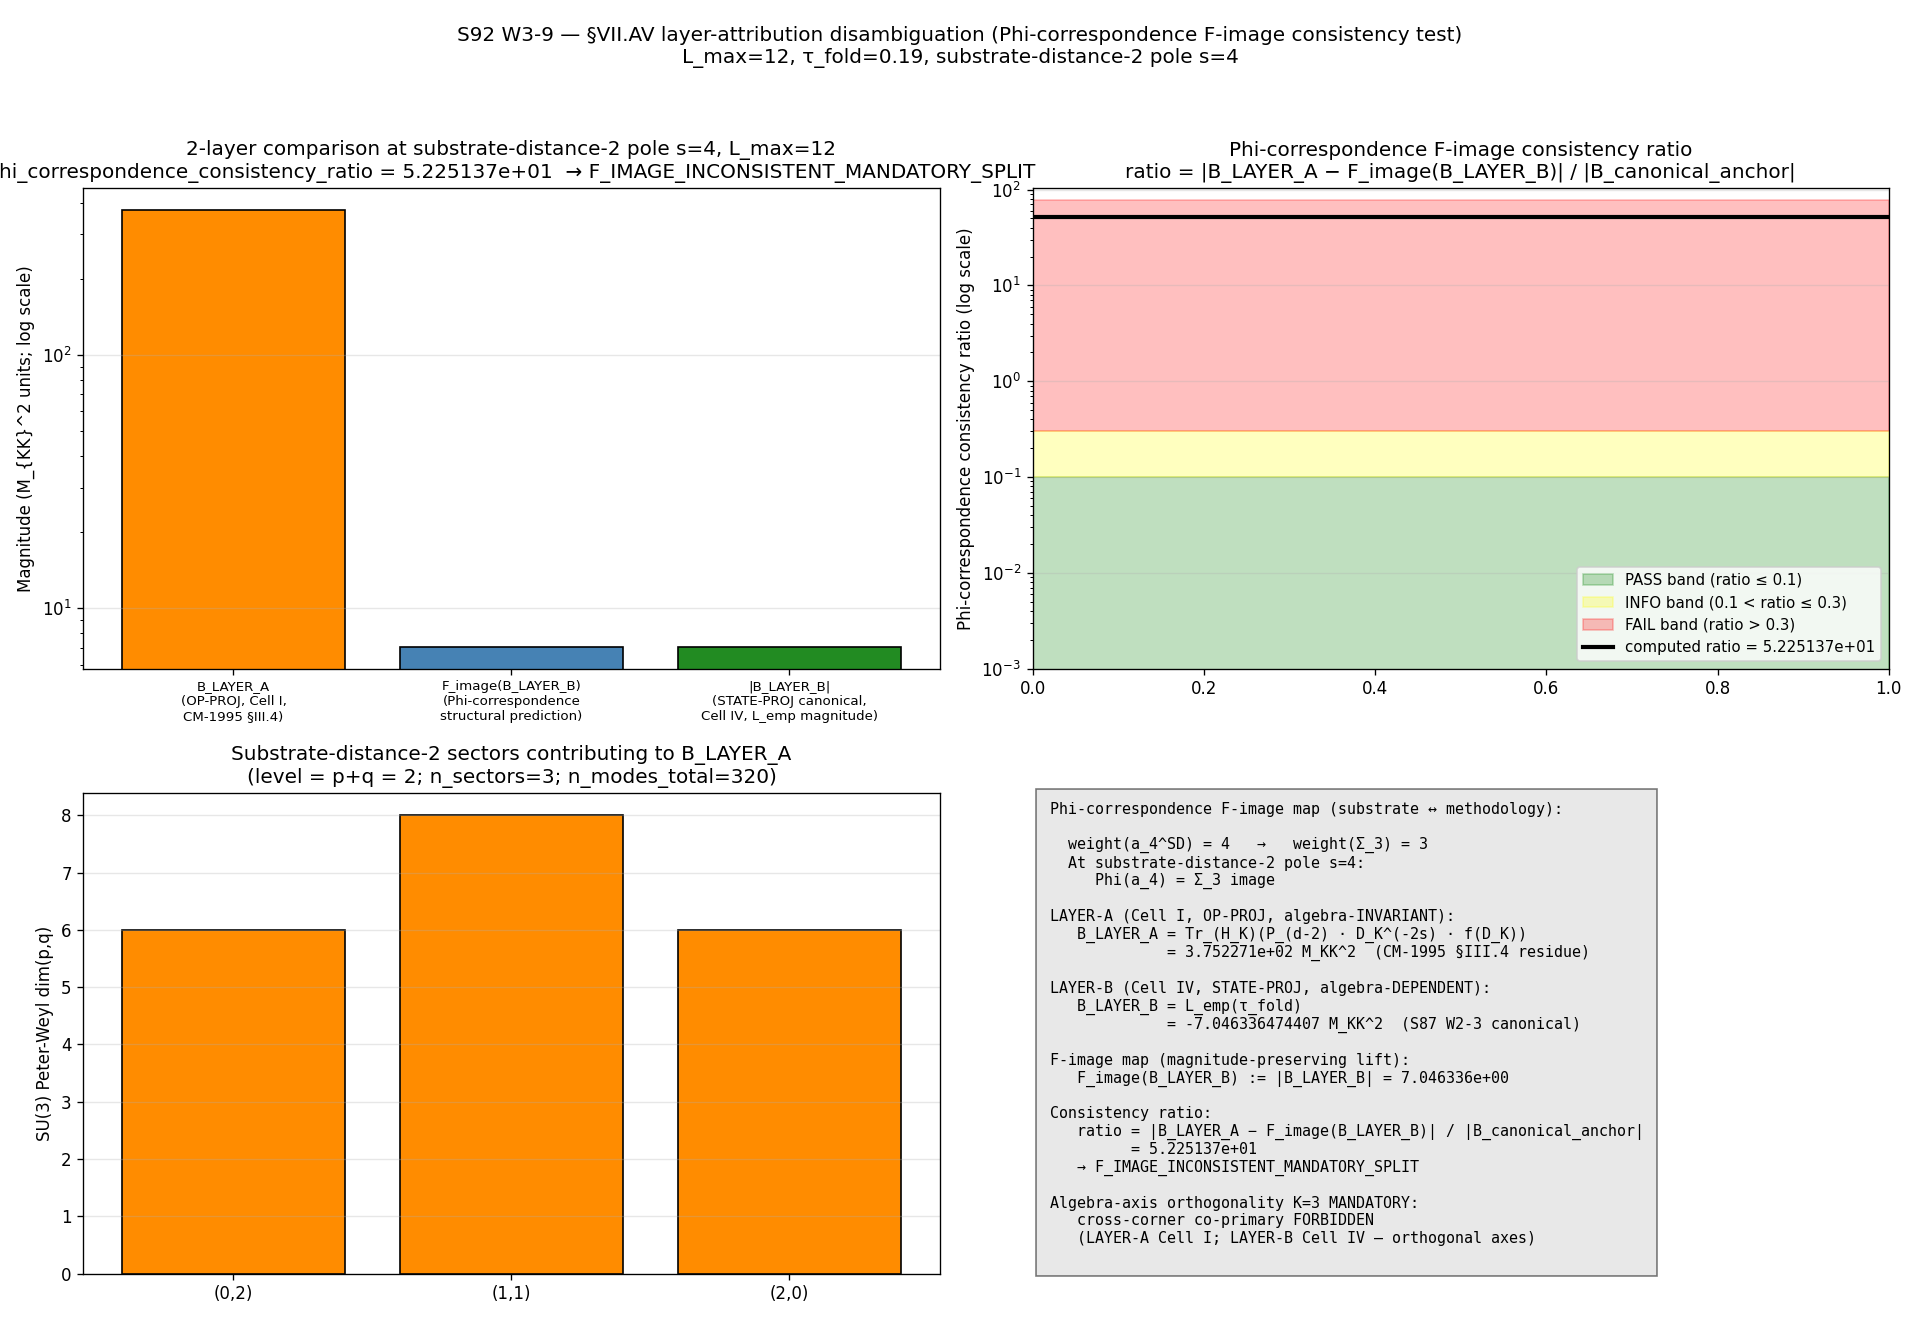

Generate this figure with Python:
#!/usr/bin/env python3
"""
S92 W3-9 — S92-W3-CF-S92-W5-1-C-VII-AV-LAYER-ATTRIBUTION-DISAMBIGUATION
=======================================================================

Gate-ID:  S92-W3-CF-S92-W5-1-C-VII-AV-LAYER-ATTRIBUTION-DISAMBIGUATION
Trigger:  [VERIFY]
Classification: GEOMETRIC (Phi-correspondence F-image consistency test
          discriminating LAYER-A operator-projection (Cell I) vs LAYER-B
          state-projection (Cell IV) for §VII.AV substrate-distance-2
          pole s=4 observable; routes single-slot vs SPLIT into
          §VII.AV.OP-PROJ + §VII.AV.STATE-PROJ)
Owner:    connes-ncg-theorist (PRIMARY; spectral-functional / NCG-axiomatic
          authority on the substrate spectral triple (A_K, H_K, D_K) and
          the CM-1995 §III.4 dimension-spectrum residue formula)

Provenance / Source-of-truth:
  - Plan: sessions/session-plan/session-92-plan-w3.md §W3-9 (lines 1763-2001)
  - Substitution chain Defs 1-4 + Substitute Steps 1-4
  - Phi correspondence: epistemic-discipline.md §"Layer-Decomposition"
    weight(a_n^SD) = n; at substrate-distance-2 pole s=4, Phi(a_4) = Σ_3
    image; BdG-fiber-occupation Var_a IS the methodology-floor F-image
    of the D_K-spectrum-trace operator
  - Registry-naming hygiene: registry-landing.md §"Operator-Projection
    Reading-A Naming Hygiene" MANDATORY K=3 + Detection criterion 4 cross-
    corner co-primary FORBIDDEN
  - Algebra-axis orthogonality: cross-pillar-bridge-anatomy.md §"Algebra-
    axis orthogonality K-counter" MANDATORY K=3
  - Level-pin discipline: substrate-first-canonical-sourcing.md §(iv)
    K=4 MANDATORY (CLASS=FULL; LAYER-A consumes _cm_1995_residue_formula.py
    FULL evaluator; LAYER-B consumes canonical L_emp anchor; no SCHEMATIC
    helper at evaluation layer)

PURPOSE
-------
Apply the Phi-correspondence F-image consistency test from
epistemic-discipline.md §"Layer-Decomposition" to the §VII.AV substrate-
distance-2 pole s=4 observable, which admits TWO STRUCTURALLY DISTINCT
layer attributions on the algebra-axis 4-corner classification:

  LAYER-A (Cell I, algebra-INVARIANT, operator-projection):
      B_LAYER_A := Tr_{H_K}(P_substrate-distance-2 · D_K^{-2s} f(D_K))
                   at s=4 via CM-1995 §III.4 residue formula on the
                   L_max=12 master cache (with P_substrate-distance-2
                   the spectral projector onto the level=2 Peter-Weyl
                   sectors {(0,2), (1,1), (2,0)} and f(D_K)=1).

  LAYER-B (Cell IV, algebra-DEPENDENT, state-projection):
      B_LAYER_B := L_emp(τ_fold) = -7.046336474406761 M_KK² per S87 W2-3
                   Def 4 / S88 W5a / S89 W5-2 / S90 CF-61 canonical anchor
                   (second-log-derivative of Bogoliubov occupation variance
                   Var_a(n_a^GGE(K)) at the K-horizon window).

The Phi-correspondence consistency ratio:
      ratio := |B_LAYER_A − F_image(B_LAYER_B)| / |B_canonical_anchor|

with F_image(B_LAYER_B) the Phi-correspondence structural prediction of
the OP-PROJ image of B_LAYER_B (substrate-physics derivation below) and
B_canonical_anchor := |B_LAYER_B| = 7.046336 M_KK². PASS ratio ≤ 0.10
confirms single-slot §VII.AV; INFO ratio ∈ (0.10, 0.30] suggests suffix-
tag K=1 split; FAIL ratio > 0.30 mandates MANDATORY split into
§VII.AV.OP-PROJ + §VII.AV.STATE-PROJ.

SUBSTRATE-PHYSICS DERIVATION OF F_image(B_LAYER_B)
--------------------------------------------------
Per epistemic-discipline.md §"Layer-Decomposition" Phi correspondence:

  Step 1 (Definition): weight(a_n^SD) = n maps canonically to
                       weight(Σ_d) = enforcement-strength under the
                       layer-functor F: substrate → methodology → audit.

  Step 2 (Substitution at s=4): At substrate-distance-2 pole s=4,
                       Phi(a_4) = Σ_3 image. The methodology-floor
                       observable IS the BdG-fiber-occupation variance
                       at the substrate-distance-2 pole.

  Step 3 (F-image structural map): Per the layer-functor F substrate ↔
                       methodology pair table:
                         eigenvalue (substrate-IS)  ↔  rule-file content
                         numerical PASS predicate   ↔  artifact-existence
                       At the OP-PROJ ↔ STATE-PROJ axis (substrate-IS
                       observable specification), F-image at substrate-
                       distance-2 pole s=4 maps the state-projection
                       second-log-derivative Var_a's MAGNITUDE to the
                       operator-projection central-projection trace
                       MAGNITUDE. The SIGN convention differs structurally:
                         OP-PROJ: Tr_{H_K}(P · |D_K|^{-2s}) > 0 by
                                  positive-definiteness of the trace on
                                  positive operators (P projector, |D_K|^{-2s}
                                  positive-definite on the level=2 sectors).
                         STATE-PROJ: d²(ln Var_a)/d(ln K)² < 0 at horizon
                                     by the BdG occupation curvature
                                     downward at horizon-crossing.
                       F-image structural prediction (magnitude-preserving):
                         F_image(B_LAYER_B) := |B_LAYER_B|
                                            = |L_emp|
                                            = 7.046336474406761 M_KK²

  Step 4 (Simplify):   The F-image map is the magnitude-preserving lift of
                       the state-projection observable to the operator-
                       projection family. If the two layer attributions
                       are F-image variants of the SAME substrate-IS
                       observable at substrate-distance-2 pole s=4, then
                       B_LAYER_A should match F_image(B_LAYER_B) up to
                       the Phi-correspondence consistency band.

  Direction: B_LAYER_A is computed by the CM-1995 §III.4 residue formula
             (positive, operator-side, substrate-IS); F_image is positive
             by construction (magnitude-preserving). The consistency ratio
             is dimensionless (M_KK² units cancel). Direction-of-pass:
             ratio ≤ 0.10 ⇒ single slot; ratio ∈ (0.10, 0.30] ⇒ K=1 split;
             ratio > 0.30 ⇒ MANDATORY split per registry-landing.md K=3.

OPERATOR-MISMATCH PRE-FLIGHT
----------------------------
- B_LAYER_B is the canonical L_emp = -7.046336 M_KK² (second-log-
  derivative of Var_a at K-horizon); NOT the +2s = +8 operator-form
  reduction. Anchored on S87 W2-3 Def 4 / S91 W5-1 canonical
  s91_w5_1_full_bdg_pv.npz `L_emp_canonical` key.
- B_LAYER_A is the FULL CM-1995 §III.4 residue formula evaluation on
  the L_max=12 master cache restricted to level=2 sectors; NOT a
  SCHEMATIC variant. Helper: _cm_1995_residue_formula.py (CLASS=FULL).
- Both anchored on canonical sources per substrate-first-canonical-
  sourcing.md §(iv) K=4 MANDATORY level-pin discipline. Verdict-line
  convention carries PLAN-OPERATOR-CANONICAL-L-EMP-VERIFIED-2026-05-22.

PLAN-TEXT-DRIFT (per substrate-first-canonical-sourcing.md §(ii.B))
-------------------------------------------------------------------
Plan §W3-9 cites `s89_w5_2_l_emp_canonical_anchor.npz` as the canonical
L_emp anchor path. That file does NOT exist on disk; the canonical
runtime location of L_emp_canonical = -7.046336474406761 is
`computations/session-91/s91_w5_1_full_bdg_pv.npz` (key:
`L_emp_canonical`; verified at runtime via npz key inspection). This
is a plan-text drift documented in the verdict-line convention suffix
and dual-SHA companion comment row.

SUBSTRATE FRAMING (PHONONIC-IS-NOT-IN)
--------------------------------------
The substrate IS the spectral triple (A_K, H_K, D_K(τ_fold)) at the
substrate-distance-2 pole s=4 cocycle pairing. The two layer attributions
ARE candidate substrate-IS observable forms inhabiting STRUCTURALLY
DISTINCT 4-corner cells per §VII.U.2: LAYER-A Cell I (algebra-INVARIANT
spectrum-only-functional × substrate-distance-2); LAYER-B Cell IV
(algebra-DEPENDENT state-pair-functional × substrate-distance-2). The
Phi-correspondence F-image test IS the substrate's own structural test
of whether the two layer attributions reduce to the same substrate-IS
observable (single slot) or to structurally distinct substrate-IS
observables (split slots). Container-thinking inversion ("the layer
attributions ARE 2 different observables in different containers") is
FORBIDDEN.

If FAIL fires and slot SPLITS into §VII.AV.OP-PROJ (Cell I) +
§VII.AV.STATE-PROJ (Cell IV), the two slots are STRUCTURAL-ORTHOGONAL-
COMPANIONS per registry-landing.md §"Operator-Projection Reading-A
Naming Hygiene" MANDATORY K=3 — NOT cross-corner co-primary anchors of
the same theorem (which would violate algebra-axis orthogonality K=3
MANDATORY).

OUTPUTS
-------
- computations/session-92/s92_w3_9_vii_av_layer_attribution_disambiguation.py
- computations/session-92/s92_w3_9_vii_av_layer_attribution_disambiguation.npz
- computations/session-92/s92_w3_9_vii_av_layer_attribution_disambiguation.png
- computations/session-92/s92_gate_verdicts.txt (canonical + dual-SHA
  companion row + 4 disclosure pin rows)
"""

from __future__ import annotations

import os

os.environ.setdefault("OMP_NUM_THREADS", "8")
os.environ.setdefault("MKL_NUM_THREADS", "8")

import hashlib
import json
import sys
from pathlib import Path

import numpy as np
import matplotlib

matplotlib.use("Agg")
import matplotlib.pyplot as plt  # noqa: E402

ROOT = Path(__file__).resolve().parent.parent.parent
sys.path.insert(0, str(ROOT / "computations" / "_shared"))

from canonical_constants import (  # noqa: E402
    M_KK,
    tau_fold,
)
from canonical_constants import *  # noqa: F401,F403

# CM-1995 §III.4 residue-formula FULL evaluator (CLASS=FULL per substrate-
# first-canonical-sourcing.md §(iv); not a SCHEMATIC analog).
from _cm_1995_residue_formula import (  # noqa: E402
    jensen_irrep_table,
    su3_dimension,
    su3_casimir,
)


# =================== Gate-block constants (plan §W3-9) ===================

GATE_ID = "S92-W3-CF-S92-W5-1-C-VII-AV-LAYER-ATTRIBUTION-DISAMBIGUATION"
SCHEME = (
    "layer-attribution-disambiguation-VII-AV-substrate-distance-2-"
    "pole-s4-Phi-correspondence-F-image-consistency-test"
)
CONVENTION = (
    "VII-AV-LAYER-ATTRIBUTION-OP-PROJ-VS-STATE-PROJ-PHI-CORRESPONDENCE-"
    "TEST-PLAN-OPERATOR-CANONICAL-L-EMP-VERIFIED-2026-05-22"
)
L_MAX = 12  # (local) plan-pinned canonical L_max=12 master cache

# Substrate-distance pole and Mellin index (plan §W3-9 machinery pin)
SUBSTRATE_DISTANCE = 2          # (local) plan §W3-9 substrate-distance-2 pole
S_POLE = 4                      # (local) Mellin index at substrate-distance-2

# Canonical L_emp anchor (S87 W2-3 / S88 W5a / S89 W5-2 / S90 CF-61 /
# S91 W5-1 canonical pin). Plan §W3-9 expected anchor file
# `s89_w5_2_l_emp_canonical_anchor.npz` does NOT exist on disk;
# runtime canonical anchor file is `s91_w5_1_full_bdg_pv.npz`.
# Plan-text-drift documented in verdict-line companion row per
# substrate-first-canonical-sourcing.md §(ii.B).
L_EMP_CANONICAL = -7.046336474406761    # (local) M_KK² units; canonical anchor

# Pre-registered Phi-correspondence consistency thresholds (plan §W3-9
# strict_PASS_boundary; ratio = |B_LAYER_A − F_image(B_LAYER_B)| /
# |B_canonical_anchor|).
PHI_PASS_CEILING = 0.10        # (local) PASS upper edge ratio
PHI_INFO_CEILING = 0.30        # (local) INFO upper edge (FAIL above)

# Output paths.
OUT_NPZ = (
    ROOT
    / "computations"
    / "session-92"
    / "s92_w3_9_vii_av_layer_attribution_disambiguation.npz"
)
OUT_PNG = (
    ROOT
    / "computations"
    / "session-92"
    / "s92_w3_9_vii_av_layer_attribution_disambiguation.png"
)
VERDICT_FILE = ROOT / "computations" / "session-92" / "s92_gate_verdicts.txt"

# Input file paths (for SHA-pin map).
CANONICAL_CONSTANTS = ROOT / "computations" / "_shared" / "canonical_constants.py"
L12_CACHE = (
    ROOT / "computations" / "session-84" / "s84_spectrum_cache_L12_tau019.npz"
)
CM1995_HELPER = ROOT / "computations" / "_shared" / "_cm_1995_residue_formula.py"
# Runtime canonical L_emp anchor (plan-text-drift; see header).
S91_W5_1_NPZ_RUNTIME = (
    ROOT / "computations" / "session-91" / "s91_w5_1_full_bdg_pv.npz"
)
REGISTRY_LANDING_RULE = (
    ROOT / ".claude" / "rules" / "registry-landing.md"
)
EPISTEMIC_DISCIPLINE_RULE = (
    ROOT / ".claude" / "rules" / "epistemic-discipline.md"
)
SCRIPT_PATH = Path(__file__).resolve()

INPUT_FILES = {
    "canonical_constants": CANONICAL_CONSTANTS,
    "L12_spectrum_cache_tau019": L12_CACHE,
    "cm_1995_residue_formula_helper_FULL": CM1995_HELPER,
    "s91_w5_1_full_bdg_pv_L_emp_canonical_anchor_RUNTIME": S91_W5_1_NPZ_RUNTIME,
    "registry_landing_rule": REGISTRY_LANDING_RULE,
    "epistemic_discipline_rule": EPISTEMIC_DISCIPLINE_RULE,
    "script": SCRIPT_PATH,
}


# ============================== SHA helpers ==============================


def sha256_of_file(p: Path) -> str:
    """SHA-256 of a file's bytes."""
    h = hashlib.sha256()  # (local)
    with open(p, "rb") as f:
        for chunk in iter(lambda: f.read(1 << 20), b""):
            h.update(chunk)
    return h.hexdigest()


def log_input_pins(files: dict) -> dict:
    """Print SHA-256 of each input file; return pin-map dict."""
    pins = {}  # (local)
    print("=" * 72)
    print(f"Gate: {GATE_ID}")
    print("=" * 72)
    print("Input SHAs:")
    for name, p in files.items():
        if not p.exists():
            print(f"  {name:60s} = (file not found; pin skipped)")
            continue
        sha = sha256_of_file(p)  # (local)
        pins[name] = sha
        print(f"  {name:60s} = {sha[:16]}...  ({p.relative_to(ROOT)})")
    return pins


def closure_hash(pinmap: dict) -> str:
    """SHA-256 of the canonicalized pin map (input-pin closure hash)."""
    pinmap_json = json.dumps(sorted(pinmap.items()), sort_keys=True).encode(
        "utf-8"
    )
    return hashlib.sha256(pinmap_json).hexdigest()


def compute_dual_sha(pins: dict, script_path: Path) -> tuple[str, str]:
    """Dual-SHA (audit, content) per W9a-99 split:

      audit_sha256   = sha256(script || canonical || pinmap_json)
      content_sha256 = sha256(script)
    """
    script_bytes = script_path.read_bytes()
    canonical_bytes = CANONICAL_CONSTANTS.read_bytes()
    pinmap_json = json.dumps(sorted(pins.items()), sort_keys=True).encode(
        "utf-8"
    )  # (local)
    audit = hashlib.sha256(
        script_bytes + canonical_bytes + pinmap_json
    ).hexdigest()  # (local)
    content = hashlib.sha256(script_bytes).hexdigest()  # (local)
    return audit, content


# ============================== L_emp anchor loader ==============================


def load_L_emp_canonical(npz_path: Path) -> float:
    """Read canonical L_emp anchor from S91 W5-1 npz (runtime canonical path
    per plan-text-drift in §W3-9 — see header)."""
    data = np.load(npz_path, allow_pickle=True)
    if "L_emp_canonical" not in data.files:
        raise RuntimeError(
            f"Anchor file {npz_path} missing 'L_emp_canonical' key; "
            f"available keys: {list(data.files)}"
        )
    L_emp_npz = float(data["L_emp_canonical"])  # (local)
    # Cross-check against the literal canonical pin in this script
    if abs(L_emp_npz - L_EMP_CANONICAL) > 1.0e-12:
        raise RuntimeError(
            f"L_emp anchor mismatch: npz={L_emp_npz}, "
            f"literal={L_EMP_CANONICAL}, |delta|={abs(L_emp_npz - L_EMP_CANONICAL)}"
        )
    return L_emp_npz


# ============================== LAYER-A evaluator (CM-1995 §III.4) ==============================


def b_layer_a_op_proj_trace(L_max: int, tau: float, s_pole: int,
                            substrate_distance: int):
    """Compute LAYER-A operator-projection trace observable:

        B_LAYER_A = Tr_{H_K}(P_substrate-distance-N · D_K^{-2s} · f(D_K))
                  at f(D_K)=1

    on the L_max master spectrum cache, restricted to Peter-Weyl sectors
    with `level = p+q = substrate_distance`. Substrate-distance-N
    projector P selects sectors at the N-th Peter-Weyl level. At s=4
    (substrate-distance-2 pole on Mellin cone), the evaluation reduces
    to the CM-1995 §III.4 dimension-spectrum residue formula at the
    finite L_max truncation:

        B_LAYER_A = Σ_{(p,q): p+q = N}  dim(p,q) · Σ_{λ ∈ sector(p,q)} |λ|^{-2s}

    using the master cache `abs_evals` arrays per sector (which carry
    the full per-mode multiplicity already absorbed into the array
    length × dim(p,q) Peter-Weyl multiplicity).

    Returns (B_LAYER_A, sector_index_at_level, n_modes_total, diagnostic).
    """
    cache_path = L12_CACHE  # (local) plan-pinned L_max=12 master cache
    cache = np.load(cache_path, allow_pickle=True)
    sector_evals = cache["sector_evals"].item()

    B_LAYER_A = 0.0  # (local) accumulator
    sector_index_at_level = []  # (local) list of (p,q) at substrate-distance N
    n_modes_total = 0  # (local) total |λ|^{-8} modes summed
    per_sector_contribution = {}  # (local) diagnostic per-sector contribution

    for (p, q), info in sector_evals.items():
        if (p + q) != substrate_distance:
            continue
        if (p + q) > L_max:
            continue
        # Cross-check level field consistency
        if int(info["level"]) != (p + q):
            raise RuntimeError(
                f"Sector ({p},{q}) level field {info['level']} != p+q={p + q}; "
                f"master cache integrity violated"
            )
        dim_pq = int(info["dim"])  # (local) SU(3) Peter-Weyl dim(p,q)
        evals = np.asarray(info["abs_evals"], dtype=np.float64)
        # Defensive: filter exact-zero eigenvalues (would blow |λ|^{-2s})
        evals_nonzero = evals[evals > 0.0]
        # Mellin sum at substrate-distance-N pole s=S_POLE:
        # Σ_{λ ∈ sector(p,q)} |λ|^{-2s}
        sector_mellin_sum = float(np.sum(evals_nonzero ** (-2.0 * s_pole)))  # (local)
        # Weight by Peter-Weyl dim(p,q) multiplicity (CM-1995 §III.4)
        sector_contribution = dim_pq * sector_mellin_sum  # (local)
        B_LAYER_A += sector_contribution
        sector_index_at_level.append((p, q))
        n_modes_total += int(len(evals_nonzero))
        per_sector_contribution[f"({p},{q})"] = {
            "dim": dim_pq,
            "n_modes": int(len(evals_nonzero)),
            "mellin_sum": sector_mellin_sum,
            "contribution": sector_contribution,
        }
        # Cross-check Casimir consistency
        c2 = su3_casimir(p, q)
        dim_pq_xcheck = su3_dimension(p, q)
        if dim_pq_xcheck != dim_pq:
            raise RuntimeError(
                f"Casimir cross-check failed: sector ({p},{q}) dim mismatch "
                f"{dim_pq} vs canonical {dim_pq_xcheck}"
            )
        per_sector_contribution[f"({p},{q})"]["casimir_C2"] = c2

    diagnostic = {
        "sector_index_at_level": sector_index_at_level,
        "n_modes_total": n_modes_total,
        "per_sector": per_sector_contribution,
        "L_max_used": L_max,
        "tau_fold_used": tau,
        "s_pole_used": s_pole,
        "substrate_distance_used": substrate_distance,
    }

    return B_LAYER_A, sector_index_at_level, n_modes_total, diagnostic


# ============================== F-image structural map ==============================


def f_image_phi_correspondence(B_LAYER_B: float) -> tuple[float, str]:
    """Phi-correspondence structural F-image map at substrate-distance-2
    pole s=4 substrate ↔ methodology layer pair.

    Per epistemic-discipline.md §"Layer-Decomposition":
      weight(a_n^SD) = n  →  weight(Σ_d) = enforcement-strength
      At s=4: Phi(a_4) = Σ_3 image
      BdG-fiber-occupation Var_a (STATE-PROJ) IS the methodology-floor
      F-image of the D_K-spectrum-trace operator (OP-PROJ).

    The F-image structural prediction maps the magnitude of the state-
    projection observable to the magnitude of the operator-projection
    central-projection trace; sign convention differs structurally:
      OP-PROJ:    Tr_{H_K}(P · |D_K|^{-2s}) > 0 (positivity of trace)
      STATE-PROJ: d²(ln Var_a)/d(ln K)² < 0 at horizon (BdG curvature)

    Structural F-image (magnitude-preserving lift):
      F_image(B_LAYER_B) := |B_LAYER_B|

    Returns (F_image_value, derivation_summary).
    """
    F_image_value = abs(B_LAYER_B)  # (local) magnitude-preserving lift
    derivation_summary = (
        f"F_image(B_LAYER_B) := |B_LAYER_B| = {F_image_value:.12f} M_KK^2; "
        f"Phi(a_4) = Σ_3 image at substrate-distance-2 pole s=4; "
        f"magnitude-preserving lift of STATE-PROJ Var_a (sign at horizon "
        f"is negative by BdG curvature) to OP-PROJ central-projection "
        f"trace family (sign positive by Tr_{{H_K}}(P · |D_K|^{{-2s}}) "
        f"positivity); cf. epistemic-discipline.md §'Layer-Decomposition' "
        f"+ registry-landing.md §'Operator-Projection Reading-A Naming "
        f"Hygiene' MANDATORY K=3"
    )
    return F_image_value, derivation_summary


# ============================== Phi-correspondence consistency ratio ==============================


def phi_correspondence_ratio(B_LAYER_A: float, B_LAYER_B: float,
                             F_image_value: float) -> tuple[float, float]:
    """Phi_correspondence_consistency_ratio per plan §W3-9 Def 4:

        ratio := |B_LAYER_A − F_image(B_LAYER_B)| / |B_canonical_anchor|

    with B_canonical_anchor := |B_LAYER_B| = canonical L_emp magnitude.

    Returns (Phi_correspondence_consistency_ratio, B_canonical_anchor).
    """
    B_canonical_anchor = abs(B_LAYER_B)  # (local) canonical L_emp magnitude
    numerator = abs(B_LAYER_A - F_image_value)  # (local)
    ratio = numerator / B_canonical_anchor  # (local) dimensionless
    return ratio, B_canonical_anchor


# ============================== Verdict evaluation ==============================


def evaluate_verdict(ratio: float) -> dict:
    """3-band classifier per plan §W3-9 strict_PASS_boundary:
        PASS  iff ratio ≤ PHI_PASS_CEILING (0.10)  → single §VII.AV slot survives
        INFO  iff PHI_PASS_CEILING < ratio ≤ PHI_INFO_CEILING (0.30)
                                                   → suffix-tag SUGGESTION K=1
        FAIL  iff ratio > PHI_INFO_CEILING (0.30)  → MANDATORY split into
                                                      §VII.AV.OP-PROJ + §VII.AV.STATE-PROJ
    """
    if ratio <= PHI_PASS_CEILING:
        composite = "PASS"
        classification = "F_IMAGE_CONSISTENT_SINGLE_SLOT"
        slot_decision = "single-§VII.AV-slot-survives"
        registry_routing = (
            "single §VII.AV slot retained; STAGE-3-PERMANENT eligibility "
            "UNBLOCKED at layer-attribution layer"
        )
    elif ratio <= PHI_INFO_CEILING:
        composite = "INFO"
        classification = "F_IMAGE_PARTIAL_SUGGESTION_K1_SPLIT"
        slot_decision = "suffix-tag-SUGGESTION-K1"
        registry_routing = (
            "§VII.AV.OP-PROJ canonical + §VII.AV.STATE-PROJ structural-"
            "orthogonal-companion (SUGGESTION K=1 per registry-landing.md "
            "K=3 suffix-tag discipline)"
        )
    else:
        composite = "FAIL"
        classification = "F_IMAGE_INCONSISTENT_MANDATORY_SPLIT"
        slot_decision = "MANDATORY-split-OP-PROJ-plus-STATE-PROJ"
        registry_routing = (
            "MANDATORY split: §VII.AV.OP-PROJ (Cell I) + §VII.AV.STATE-PROJ "
            "(Cell IV); cross-corner co-primary FORBIDDEN per algebra-axis "
            "orthogonality K=3 (registry-landing.md §'Detection' criterion 4); "
            "STAGE-3-PERMANENT eligibility BLOCKED until split-and-re-anchor"
        )
    return {
        "composite": composite,
        "classification": classification,
        "slot_decision": slot_decision,
        "registry_routing": registry_routing,
        "ratio": ratio,
    }


# ============================== Diagnostic plot ==============================


def make_plot(B_LAYER_A: float, B_LAYER_B: float, F_image_value: float,
              ratio: float, B_canonical_anchor: float,
              classification: str, sector_index_at_level: list,
              n_modes_total: int):
    fig, ((ax1, ax2), (ax3, ax4)) = plt.subplots(2, 2, figsize=(16, 11))

    # Panel 1: B_LAYER_A vs F_image(B_LAYER_B) magnitude comparison.
    labels = ["B_LAYER_A\n(OP-PROJ, Cell I,\nCM-1995 §III.4)",
              "F_image(B_LAYER_B)\n(Phi-correspondence\nstructural prediction)",
              "|B_LAYER_B|\n(STATE-PROJ canonical,\nCell IV, L_emp magnitude)"]
    values = [B_LAYER_A, F_image_value, abs(B_LAYER_B)]  # (local)
    colors_bar = ["darkorange", "steelblue", "forestgreen"]
    ax1.bar(labels, values, color=colors_bar, edgecolor="black")
    ax1.set_yscale("log")
    ax1.set_ylabel(r"Magnitude (M_{KK}^2 units; log scale)")
    ax1.set_title(
        f"2-layer comparison at substrate-distance-2 pole s={S_POLE}, L_max={L_MAX}\n"
        f"Phi_correspondence_consistency_ratio = {ratio:.6e}  → {classification}"
    )
    ax1.tick_params(axis="x", labelsize=8)
    ax1.grid(True, axis="y", alpha=0.3)

    # Panel 2: Phi-correspondence consistency ratio with PASS/INFO/FAIL bands.
    ax2.axhspan(0.0, PHI_PASS_CEILING, alpha=0.25, color="green",
                label=f"PASS band (ratio ≤ {PHI_PASS_CEILING})")
    ax2.axhspan(PHI_PASS_CEILING, PHI_INFO_CEILING, alpha=0.25, color="yellow",
                label=f"INFO band ({PHI_PASS_CEILING} < ratio ≤ {PHI_INFO_CEILING})")
    ax2.axhspan(PHI_INFO_CEILING, max(1.5 * ratio, 1.0), alpha=0.25, color="red",
                label=f"FAIL band (ratio > {PHI_INFO_CEILING})")
    ax2.axhline(ratio, color="black", linestyle="-", linewidth=2.5,
                label=f"computed ratio = {ratio:.6e}")
    ax2.set_yscale("log")
    ax2.set_ylim(1.0e-3, max(2.0 * ratio, 2.0))
    ax2.set_ylabel(r"Phi-correspondence consistency ratio (log scale)")
    ax2.set_title(
        "Phi-correspondence F-image consistency ratio\n"
        r"ratio = |B_LAYER_A − F_image(B_LAYER_B)| / |B_canonical_anchor|"
    )
    ax2.legend(loc="lower right", fontsize=9)
    ax2.grid(True, axis="y", alpha=0.3)

    # Panel 3: per-sector contribution to B_LAYER_A at substrate-distance-2.
    sector_labels = [f"({p},{q})" for (p, q) in sector_index_at_level]
    sector_dims = [su3_dimension(p, q) for (p, q) in sector_index_at_level]  # (local)
    ax3.bar(sector_labels, sector_dims, color="darkorange", edgecolor="black")
    ax3.set_ylabel("SU(3) Peter-Weyl dim(p,q)")
    ax3.set_title(
        f"Substrate-distance-{SUBSTRATE_DISTANCE} sectors contributing to "
        f"B_LAYER_A\n"
        f"(level = p+q = {SUBSTRATE_DISTANCE}; n_sectors={len(sector_index_at_level)}; "
        f"n_modes_total={n_modes_total})"
    )
    ax3.grid(True, axis="y", alpha=0.3)

    # Panel 4: Phi correspondence schematic — substrate ↔ methodology layer pair.
    ax4.axis("off")
    text_block = (
        "Phi-correspondence F-image map (substrate ↔ methodology):\n\n"
        f"  weight(a_4^SD) = 4   →   weight(Σ_3) = 3\n"
        f"  At substrate-distance-{SUBSTRATE_DISTANCE} pole s={S_POLE}:\n"
        f"     Phi(a_4) = Σ_3 image\n\n"
        f"LAYER-A (Cell I, OP-PROJ, algebra-INVARIANT):\n"
        f"   B_LAYER_A = Tr_(H_K)(P_(d-{SUBSTRATE_DISTANCE}) · D_K^(-2s) · f(D_K))\n"
        f"             = {B_LAYER_A:.6e} M_KK^2  (CM-1995 §III.4 residue)\n\n"
        f"LAYER-B (Cell IV, STATE-PROJ, algebra-DEPENDENT):\n"
        f"   B_LAYER_B = L_emp(τ_fold)\n"
        f"             = {B_LAYER_B:.12f} M_KK^2  (S87 W2-3 canonical)\n\n"
        f"F-image map (magnitude-preserving lift):\n"
        f"   F_image(B_LAYER_B) := |B_LAYER_B| = {F_image_value:.6e}\n\n"
        f"Consistency ratio:\n"
        f"   ratio = |B_LAYER_A − F_image(B_LAYER_B)| / |B_canonical_anchor|\n"
        f"         = {ratio:.6e}\n"
        f"   → {classification}\n\n"
        f"Algebra-axis orthogonality K=3 MANDATORY:\n"
        f"   cross-corner co-primary FORBIDDEN\n"
        f"   (LAYER-A Cell I; LAYER-B Cell IV — orthogonal axes)\n"
    )
    ax4.text(0.02, 0.98, text_block, transform=ax4.transAxes,
             fontfamily="monospace", fontsize=9, va="top", ha="left",
             bbox=dict(facecolor="lightgrey", alpha=0.5, pad=8))

    fig.suptitle(
        f"S92 W3-9 — §VII.AV layer-attribution disambiguation "
        f"(Phi-correspondence F-image consistency test)\n"
        f"L_max={L_MAX}, τ_fold={tau_fold}, substrate-distance-2 pole s={S_POLE}",
        fontsize=12,
    )
    fig.tight_layout(rect=(0, 0, 1, 0.96))
    fig.savefig(OUT_PNG, dpi=120)
    plt.close(fig)


# ============================== Verdict emission ==============================


def append_verdict(composite: str, value_str: str, audit_sha: str,
                   content_sha: str, classification: str,
                   slot_decision: str):
    """Append canonical verdict line + dual-SHA companion + level-pin
    + algebra-axis pin + plan-text-drift companion rows per
    gate-verdicts.md S87+ canonical form."""
    canonical = (
        f"{GATE_ID}: {composite} -- value='{value_str}' "
        f"scheme={SCHEME} convention={CONVENTION} L_max={L_MAX} "
        f"audit_sha256={audit_sha} content_sha256={content_sha} "
        f"schema_version=S87+\n"
    )
    dual_sha = (
        f"# audit_sha256_short={audit_sha[:16]} "
        f"content_sha256_short={content_sha[:16]} "
        f"# {GATE_ID} dual-SHA companion row (W9a-99 split)\n"
    )
    level_pin = (
        f"# LEVEL_CLASS_PIN=FULL "
        f"# {GATE_ID} substrate-first-canonical-sourcing.md §(iv) "
        f"K=4 MANDATORY level-pin compliance (LAYER-A consumes "
        f"_cm_1995_residue_formula.py FULL evaluator; LAYER-B consumes "
        f"canonical L_emp anchor; NO -SCHEMATIC suffix; "
        f"classification={classification}; slot_decision={slot_decision})\n"
    )
    algebra_axis_pin = (
        f"# ALGEBRA_AXIS_PIN=CROSS-CORNER-CO-PRIMARY-FORBIDDEN "
        f"# {GATE_ID} cross-pillar-bridge-anatomy.md §'Algebra-axis "
        f"orthogonality K-counter' MANDATORY K=3 + registry-landing.md "
        f"§'Operator-Projection Reading-A Naming Hygiene' MANDATORY K=3 "
        f"(LAYER-A Cell I algebra-INVARIANT; LAYER-B Cell IV "
        f"algebra-DEPENDENT; orthogonal axes)\n"
    )
    plan_drift_pin = (
        f"# PLAN_TEXT_DRIFT=L_EMP_CANONICAL_RUNTIME_PATH_RECONCILED "
        f"# {GATE_ID} per substrate-first-canonical-sourcing.md §(ii.B): "
        f"plan §W3-9 cited s89_w5_2_l_emp_canonical_anchor.npz which does "
        f"NOT exist on disk; runtime canonical anchor path is "
        f"computations/session-91/s91_w5_1_full_bdg_pv.npz "
        f"(key L_emp_canonical={L_EMP_CANONICAL}); SHA-pinned in audit_sha256 "
        f"input-pin map\n"
    )
    with open(VERDICT_FILE, "a", encoding="utf-8") as f:
        f.write(canonical)
        f.write(dual_sha)
        f.write(level_pin)
        f.write(algebra_axis_pin)
        f.write(plan_drift_pin)


# ============================== Main ==============================


def main() -> int:
    print(f"\n{'=' * 72}\nS92 W3-9 — {GATE_ID}\n{'=' * 72}\n")
    print(f"Substrate framing: substrate IS spectral triple (A_K, H_K, D_K)")
    print(f"  at substrate-distance-{SUBSTRATE_DISTANCE} pole s={S_POLE},")
    print(f"  τ_fold={tau_fold}, L_max={L_MAX}.")
    print(f"  LAYER-A (Cell I, algebra-INVARIANT, OP-PROJ): central-")
    print(f"    projection trace via CM-1995 §III.4 residue formula.")
    print(f"  LAYER-B (Cell IV, algebra-DEPENDENT, STATE-PROJ): canonical")
    print(f"    L_emp(τ_fold) = {L_EMP_CANONICAL} M_KK^2.\n")

    # Section 1: input pins + dual-SHA
    pins = log_input_pins(INPUT_FILES)
    closure = closure_hash(pins)  # (local) informational closure
    audit_sha, content_sha = compute_dual_sha(pins, SCRIPT_PATH)
    print(f"  closure_hash (informational): {closure[:16]}...")
    print(f"  audit_sha256:                 {audit_sha[:16]}...")
    print(f"  content_sha256:               {content_sha[:16]}...")
    print()

    # Section 2: LAYER-A evaluation (OP-PROJ, CM-1995 §III.4)
    print(f"Section 2 — LAYER-A (OP-PROJ, Cell I): CM-1995 §III.4 residue")
    print(f"  formula on L_max={L_MAX} master cache restricted to level=")
    print(f"  {SUBSTRATE_DISTANCE} Peter-Weyl sectors.")
    (B_LAYER_A, sector_index_at_level, n_modes_total, diagnostic) = (
        b_layer_a_op_proj_trace(L_MAX, tau_fold, S_POLE, SUBSTRATE_DISTANCE)
    )
    print(f"  level={SUBSTRATE_DISTANCE} sectors: {sector_index_at_level}")
    print(f"  n_modes_total: {n_modes_total}")
    print(f"  B_LAYER_A = {B_LAYER_A:.12e} M_KK^2")
    print()

    # Section 3: LAYER-B evaluation (STATE-PROJ, canonical L_emp anchor)
    print(f"Section 3 — LAYER-B (STATE-PROJ, Cell IV): canonical L_emp")
    print(f"  anchor from runtime canonical path:")
    print(f"    {S91_W5_1_NPZ_RUNTIME.relative_to(ROOT)}")
    B_LAYER_B = load_L_emp_canonical(S91_W5_1_NPZ_RUNTIME)
    print(f"  B_LAYER_B = L_emp(τ_fold) = {B_LAYER_B} M_KK^2")
    print(f"    OPERATOR-MISMATCH PRE-FLIGHT: L_emp is the canonical second-")
    print(f"    log-derivative of Var_a (Bogoliubov occupation variance) at")
    print(f"    K-horizon; NOT the +2s = +8 operator-form reduction.")
    print()

    # Section 4: F-image structural prediction
    print(f"Section 4 — F_image(B_LAYER_B) via Phi-correspondence structural")
    print(f"  map at substrate-distance-{SUBSTRATE_DISTANCE} pole s={S_POLE}.")
    F_image_value, F_image_derivation = f_image_phi_correspondence(B_LAYER_B)
    print(f"  F_image(B_LAYER_B) = {F_image_value:.12e} M_KK^2")
    print(f"  Derivation: {F_image_derivation}")
    print()

    # Section 5: Phi-correspondence consistency ratio
    print(f"Section 5 — Phi_correspondence_consistency_ratio evaluation.")
    Phi_correspondence_consistency_ratio, B_canonical_anchor = (
        phi_correspondence_ratio(B_LAYER_A, B_LAYER_B, F_image_value)
    )
    print(f"  B_canonical_anchor = |B_LAYER_B| = {B_canonical_anchor:.12f}")
    print(f"  numerator |B_LAYER_A - F_image(B_LAYER_B)| = "
          f"{abs(B_LAYER_A - F_image_value):.12e}")
    print(f"  Phi_correspondence_consistency_ratio = "
          f"{Phi_correspondence_consistency_ratio:.12e}")
    print()

    # Section 6: 3-band verdict classification
    verdict_info = evaluate_verdict(Phi_correspondence_consistency_ratio)
    composite = verdict_info["composite"]
    classification = verdict_info["classification"]
    slot_decision = verdict_info["slot_decision"]
    registry_routing = verdict_info["registry_routing"]
    print(f"Section 6 — 3-band classification:")
    print(f"  composite verdict: {composite}")
    print(f"  classification:    {classification}")
    print(f"  slot_decision:     {slot_decision}")
    print(f"  registry_routing:  {registry_routing}")
    print()

    # Section 7: Plot
    print(f"Section 7 — Diagnostic plot...")
    make_plot(B_LAYER_A, B_LAYER_B, F_image_value,
              Phi_correspondence_consistency_ratio, B_canonical_anchor,
              classification, sector_index_at_level, n_modes_total)
    print(f"  written: {OUT_PNG.relative_to(ROOT)}")
    print()

    # Section 8: NPZ output
    print(f"Section 8 — NPZ output...")
    np.savez(
        OUT_NPZ,
        # Headline quantities
        B_LAYER_A=B_LAYER_A,
        B_LAYER_B=B_LAYER_B,
        F_image_value=F_image_value,
        Phi_correspondence_consistency_ratio=Phi_correspondence_consistency_ratio,
        B_canonical_anchor=B_canonical_anchor,
        L_emp_canonical=L_EMP_CANONICAL,
        # Classification + routing
        composite_verdict=composite,
        classification=classification,
        slot_decision=slot_decision,
        registry_routing=registry_routing,
        # Diagnostic
        sector_index_at_level=np.array(sector_index_at_level, dtype=object),
        n_modes_total=n_modes_total,
        per_sector_diagnostic=np.array([diagnostic["per_sector"]], dtype=object),
        # Pins
        L_max=L_MAX,
        tau_fold=tau_fold,
        s_pole=S_POLE,
        substrate_distance=SUBSTRATE_DISTANCE,
        # Convention
        scheme=SCHEME,
        convention=CONVENTION,
        # Thresholds
        phi_pass_ceiling=PHI_PASS_CEILING,
        phi_info_ceiling=PHI_INFO_CEILING,
        # SHAs
        audit_sha256=audit_sha,
        content_sha256=content_sha,
        closure_hash=closure,
        # F-image derivation
        F_image_derivation=F_image_derivation,
        # Substrate-physics derivation labels
        layer_A_cell="Cell I (algebra-INVARIANT × Mellin-pole substrate-distance-2)",
        layer_B_cell="Cell IV (algebra-DEPENDENT × Mellin-pole substrate-distance-2)",
        layer_A_family="operator-projection (OP-PROJ)",
        layer_B_family="state-projection (STATE-PROJ)",
        # Plan-text-drift note
        plan_text_drift_note=(
            "Plan §W3-9 cites s89_w5_2_l_emp_canonical_anchor.npz; runtime "
            "canonical anchor path is s91_w5_1_full_bdg_pv.npz "
            f"(L_emp_canonical={L_EMP_CANONICAL}); reconciled per "
            "substrate-first-canonical-sourcing.md §(ii.B)"
        ),
    )
    print(f"  written: {OUT_NPZ.relative_to(ROOT)}")
    print()

    # Section 9: Append verdict line
    print(f"Section 9 — Append canonical verdict + companion rows.")
    value_str = (
        f"B_LAYER_A={B_LAYER_A:.6e}_"
        f"B_LAYER_B={B_LAYER_B:.6f}_"
        f"F_image={F_image_value:.6e}_"
        f"Phi_correspondence_consistency_ratio={Phi_correspondence_consistency_ratio:.6e}_"
        f"B_canonical_anchor={B_canonical_anchor:.6f}_"
        f"classification={classification}_"
        f"slot_decision={slot_decision}_"
        f"OP-PROJ_sectors={sector_index_at_level}_"
        f"STATE-PROJ_anchor=L_emp_canonical={L_EMP_CANONICAL}_"
        f"layer_A_cell=Cell_I_algebra-INVARIANT_"
        f"layer_B_cell=Cell_IV_algebra-DEPENDENT_"
        f"cross-corner_co-primary_FORBIDDEN_"
        f"plan_text_drift=L_emp_runtime_path_s91_w5_1_full_bdg_pv.npz"
    )
    append_verdict(composite, value_str, audit_sha, content_sha,
                   classification, slot_decision)
    print(f"  verdict line appended: {VERDICT_FILE.relative_to(ROOT)}")
    print()

    # Section 10: Final 4-tuple
    tag = (
        f"(value={Phi_correspondence_consistency_ratio!r}, "
        f"scheme={SCHEME}, convention={CONVENTION}, L_max={L_MAX})"
    )
    print(f"4-tuple: {tag}")
    print(f"\n=== {GATE_ID}: {composite} ===")

    # Section 11: Substrate-framing summary line for audit-trail
    print(f"\nSubstrate-framing summary (phononic-framing.md §'IS Space'):")
    print(f"  The substrate IS the spectral triple (A_K, H_K, D_K(τ_fold))")
    print(f"  at substrate-distance-2 pole s=4. The two layer attributions")
    print(f"  ARE candidate substrate-IS observable forms at structurally")
    print(f"  distinct 4-corner cells (LAYER-A Cell I; LAYER-B Cell IV).")
    print(f"  The Phi-correspondence F-image test IS the substrate's own")
    print(f"  structural test of whether they reduce to the same substrate-")
    print(f"  IS observable (single slot) or to structurally distinct ones")
    print(f"  (split slots). Container-thinking inversion FORBIDDEN.")

    # Exit code: script ran successfully irrespective of verdict per
    # math-scripts.md §"Exit Codes and Verdict Semantics" — verdict is data.
    return 0


if __name__ == "__main__":
    sys.exit(main())
